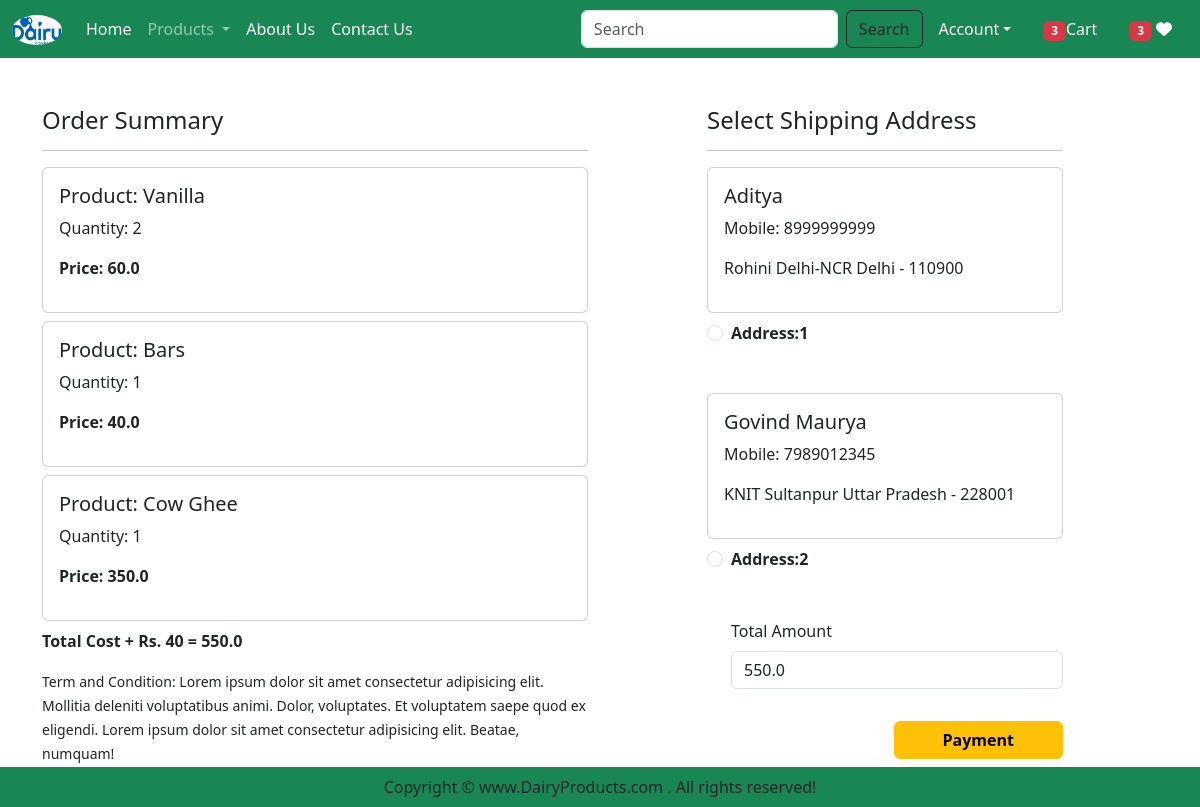
Screenshot of /checkout/ (signed in) with the database file from the repository.
### app/models.py (models this page shows, shortened)
class Cart(models.Model):
    user = models.ForeignKey(User,on_delete=models.CASCADE)
    product = models.ForeignKey(Product, on_delete=models.CASCADE)
    quantity = models.PositiveIntegerField(default=1)

class Product(models.Model):
    title = models.CharField(max_length=100)
    selling_price = models.FloatField()
    discounted_price = models.FloatField()
    description = models.TextField()
    composition = models.TextField(default='')
    prodapp = models.TextField(default='')
    category = models.CharField(choices=CATEGORY_CHOICES, max_length=2)
    product_image = models.ImageField(upload_to='product')

class Customer(models.Model):
    user = models.ForeignKey(User,on_delete=models.CASCADE)
    name = models.CharField(max_length=200)
    locality = models.CharField(max_length=50)
    city = models.CharField(max_length=50)
    mobile = models.IntegerField(default=0)
    zipcode = models.IntegerField()
    state = models.CharField(choices=STATE_CHOICES, max_length=100)

### app/views.py (the view, shortened to what this page needs)
# urls.py: path('checkout/', views.checkout.as_view(), name="checkout"),
@method_decorator(login_required, name="dispatch")
class checkout(View):
    def get(self,request):
        totalitem = 0
        wishitem = 0
        if request.user.is_authenticated:
            totalitem = len(Cart.objects.filter(user=request.user))
            wishitem = len(Wishlist.objects.filter(user=request.user))
        user = request.user
        add = Customer.objects.filter(user=user)
        cart_items = Cart.objects.filter(user=user)
        famount = 0
        for p in cart_items:
            value = p.quantity * p.product.discounted_price
            famount = famount + value
        totalamount = famount + 40
        razoramount = int(totalamount * 100)
        client = razorpay.Client(auth=(settings.RAZOR_KEY_ID, settings.RAZOR_KEY_SECRET))
        data = {"amount": razoramount, "currency": "INR", "receipt": "order_rcptid_12"}
        payment_response = client.order.create(data=data)
        print(payment_response)
        order_id = payment_response['id']
        order_status = payment_response['status']
        return render(request, 'app/checkout.html', locals())

### app/templates/app/checkout.html (shortened to what this page needs)
{% extends 'app/base.html' %}
{% load static %}
{% block main-content %}
<div class="container">
    <div class="row mt-5">
        <div class="col-sm-6">
            <h4>Order Summary</h4>
            <hr>
            {% for item in cart_items %}
            <div class="card mb-2">
                <div class="card-body">
                    <h5>Product: {{item.product.title}}</h5>
                    <p>Quantity: {{item.quantity}}</p>
                    <p class="fw-bold">Price: {{item.product.discounted_price}}</p>
                </div>
            </div>
            {% endfor %}
            <p class="fw-bold">Total Cost + Rs. 40 = {{totalamount}}</p>
            <small>Term and Condition: Lorem ipsum dolor sit amet consectetur adipisicing elit. Mollitia deleniti voluptatibus animi. Dolor, voluptates. Et voluptatem saepe quod ex eligendi. Lorem ipsum dolor sit amet consectetur adipisicing elit. Beatae, numquam!</small>
        </div>
        <div class="col-sm-4 offset-sm-1">
            <h4>Select Shipping Address</h4>
            <hr>
            <form method="post" id="myform">
                {% for ad in add %}
                <div class="card">
                    <div class="card-body">
                        <h5>{{ad.name}}</h5>
                        <p>Mobile: {{ad.mobile}}</p>
                        <p>{{ad.locality}} {{ad.city}} {{ad.state}} - {{ad.zipcode}}</p>
                     </div>
                </div>
                <div class="form-check mt-2 mb-5">
                    <input class="form-check-input" type="radio" name="custid" id="custadd{{forloop.counter}}"
                    value="{{ad.id}}">
                    <label class="form-check-label fw-bold" for="custadd{{forloop.counter}}">
                        Address:{{forloop.counter}}
                    </label>
                </div>
                {% endfor %}
                <div class="form-check mb-3">
                    <label for="totalamount" class="form-label">Total Amount</label>
                    <input type="number" class="form-control" name="totalamount" value={{totalamount}} readonly>
                </div>
                <div class="text-end">
                    <button id="rzp-button1" type="submit" class="btn btn-warning mt-3 px-5 fw-bold">Payment</button>
                </div>
                <br><br>
            </form>
        </div>
    </div>
</div>
{% endblock main-content %}

### rows the page displays
Cart: product "Vanilla", quantity "2", product.discounted_price "60.0"
Cart: product "Bars", quantity "1", product.discounted_price "40.0"
Cart: product "Cow Ghee", quantity "1", product.discounted_price "350.0"
Customer: name "Aditya", mobile "8999999999", locality "Rohini", city "Delhi-NCR", state "Delhi", zipcode "110900"
Customer: name "Govind Maurya", mobile "7989012345", locality "KNIT", city "Sultanpur", state "Uttar Pradesh", zipcode "228001"

### other values shown
{{ totalitem }} "3"
{{ wishitem }} "3"
{{ totalamount }} "550.0"
